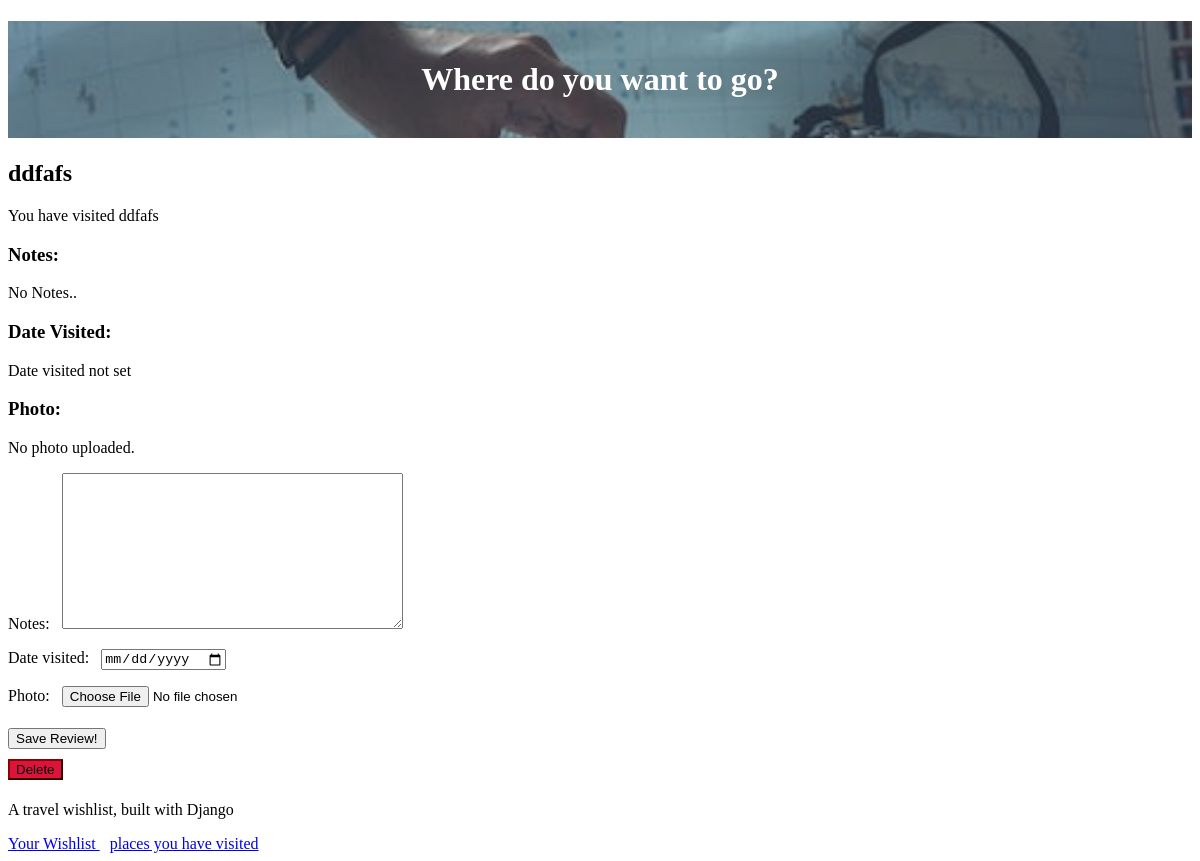
The page /place/5 (signed in) on the database its author committed.
### travel_wishlist/models.py (models this page shows, shortened)
class Place(models.Model):
    user = models.ForeignKey('auth.User', null=False, on_delete=models.CASCADE)
    name = models.CharField(max_length=200)
    visited = models.BooleanField(default=False)
    notes = models.TextField(blank=True, null=True)
    date_visited = models.DateField(blank=True, null= True)
    photo = models.ImageField(upload_to='users_images/', blank=True, null=True)

### travel_wishlist/views.py (the view)
# urls.py: path('place/<int:place_pk>', views.place_details, name='place_details'),
@login_required
def place_details(request, place_pk):
    place = get_object_or_404(Place, pk=place_pk)
    if place.user != request.user:
        return HttpResponseForbidden
    if request.method == 'POST':
        form = TripReviewForm(request.POST, request.FILES, instance=place)
        if form.is_valid(): #checking if all the fields filled in w/right data
            form.save()
            messages.info(request, 'Trip information updated!') #sends a temp message to user
        else:
            messages.error(request, form.errors) #temp, refine error msg later
        return redirect('place_details', place_pk=place_pk)
    else:
        if place.visited:
            review_form = TripReviewForm(instance=place)
            return render(request, 'travel_wishlist/place_detail.html', {'place': place, 'review_form': review_form})
        else:
            return render(request, 'travel_wishlist/place_detail.html', {'place': place})

### travel_wishlist/forms.py
class TripReviewForm(forms.ModelForm):
    class Meta:
        model = Place
        fields = ('notes', 'date_visited', 'photo')
        widgets = {
            'date_visited': DateInput()
        }

### travel_wishlist/templates/travel_wishlist/place_detail.html (shortened to what this page needs)
{% extends 'travel_wishlist/base.html' %}
{% load static %}
{% block content %}
<h2>{{ place.name }}</h2>
{% if place.visited %}
    <p>You have visited {{ place.name }}</p>
    <h3>Notes: </h3>
    <p>{{ place.notes|default:"No Notes.." }}</p>
    <h3>Date Visited: </h3>
    <p>{{ place.date_visited|default:"Date visited not set" }}</p>
    <h3>Photo: </h3>
    {% if place.photo %}
        <img src="{{ place.photo.url }}">
    {% else %}
        <p>No photo uploaded.</p>
    {% endif %}
    <form action="{% url 'place_details' place.pk %}" method="POST" enctype="multipart/form-data">
        {{ review_form.as_p }}
        <button type="submit">Save Review!</button>
    </form>
{% endif %}
<form action="{% url 'delete_place' place.pk %}" method="POST">
    <button type='submit' class='delete'>Delete</button>
</form>
{% endblock %}

### travel_wishlist/static/css/style.css (style rules this page uses)
label { display: inline-block; padding-right: 8px; }
button { margin: 5px 0px 5px 0; }
.delete { background-color: crimson; border-color: darkred; }

### rows shown on the page
Place: name "ddfafs", notes "No Notes..", date_visited "Date visited not set"
